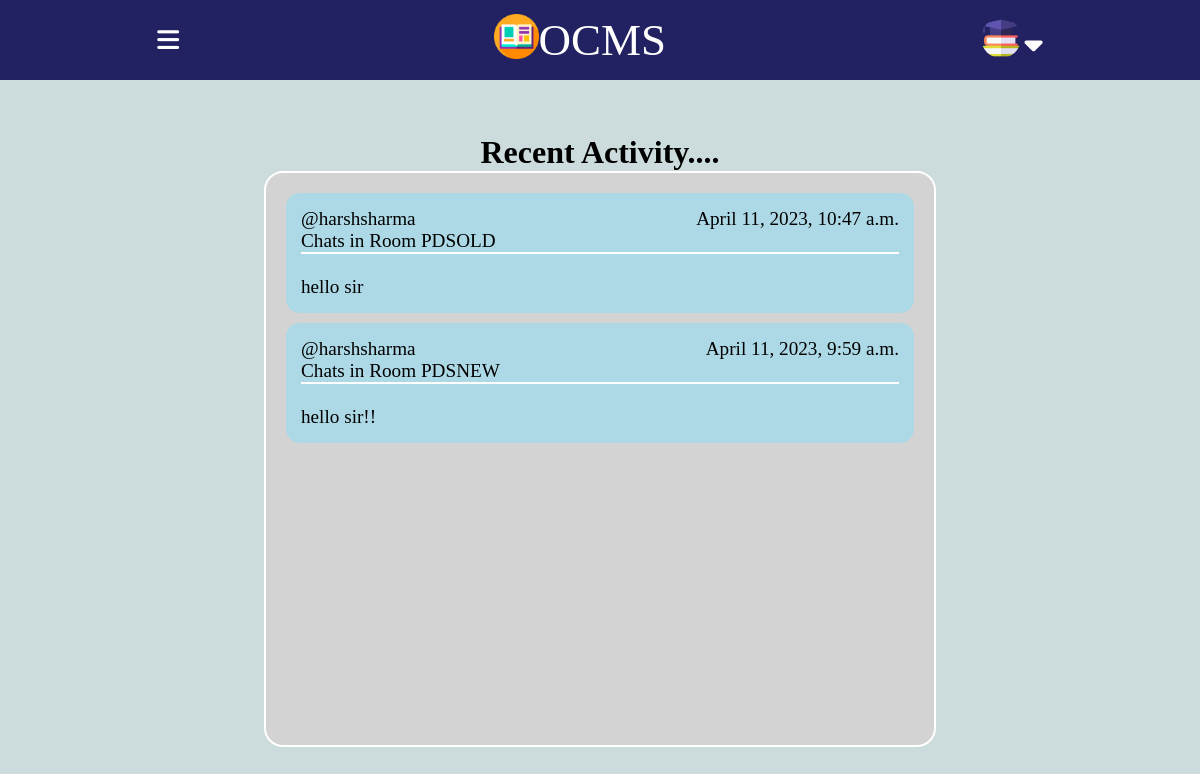
/sactivity/ (signed in), run on the app's committed database.
### base/models.py (models this page shows, shortened)
class Message(models.Model):
    user = models.ForeignKey(User, on_delete=models.CASCADE)
    room = models.ForeignKey(Room, on_delete=models.CASCADE)
    body = models.TextField(max_length=1000)
    updated = models.DateTimeField(auto_now=True)
    created = models.DateTimeField(auto_now_add=True)
    class Meta:
        ordering = ['-updated', 'created']

class User(AbstractUser):
    is_student = models.BooleanField(default=False)
    is_teacher = models.BooleanField(default=False)

class Room(models.Model):
    course_id=models.CharField(max_length=100)
    teacher=models.CharField(max_length=100)
    name = models.CharField(max_length=200) #set it to host.subject_name during declaration by default
    description = models.TextField(null=True, blank=True)
    avatar = models.ImageField(null=True, default="avatar.svg")
    room_code=models.CharField(max_length=100)
    updated = models.DateTimeField(auto_now=True)
    created = models.DateTimeField(auto_now_add=True)
    class Meta:
        ordering = ['-updated', '-created']

### base/views.py (the view)
# urls.py: path("sactivity/",views.sactivity,name="sactivity"),
@login_required(login_url='check')
def sactivity(request):
    messages=Message.objects.filter(user=request.user)
    context={'messages':messages}
    return render(request,'base/sactivity.html',context)

### base/templates/base/sactivity.html (shortened to what this page needs)
{% include 'student_main.html' %}
{% block content %}
    <div class="activitycontainer">
        <h1>Recent Activity....</h1>
        <div class="activitybox">
            {% for message in messages %}
               <div class="activitycontent">
                <div class="activityl1">
                <p>@{{message.user}}</p>
                <p>{{message.created}}</p>
                </div>
                <p class="chatroom">Chats in Room {{message.room.name}}</p>
                <br>
                <p>{{message.body}}</p>
            </div>
            {% endfor %}
        </div>
    </div>
    {% endblock content %}
</body>
</html>

### static/styles/portal.css (style rules this page uses)
* { margin: 0; border: 0; box-sizing: border-box; }
body { height: 100vh; width: 100vw; display: flex; flex-direction: column; }
.activitycontainer { width: 100vw; height: 90vh; background-color:#ccdbdb; position: absolute; top: 10vh; display: flex; flex-direction: column; justify-content: center; align-items: center; }
.activitybox { width: 56%; height: 80%; background-color: lightgray; padding: 20px; border-radius: 19px; border: 2px solid white; color: black; font-size: larger; overflow-y: scroll; display: flex; flex-direction: column; gap: 10px; }
.activitycontent { background-color:lightblue; border-radius: 14px; padding: 15px; }
.chatroom { border-bottom: 2px solid white; }
.activityl1 { width: 100%; display: flex; justify-content: space-between; }

### data on the page
Message: user "harshsharma", created "April 11, 2023, 10:47 a.m.", room.name "PDSOLD", body "hello sir"
Message: user "harshsharma", created "April 11, 2023, 9:59 a.m.", room.name "PDSNEW", body "hello sir!!"
